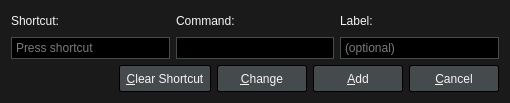
<?xml version="1.0" encoding="UTF-8"?>
<ui version="4.0">
 <class>KeyDialog</class>
 <widget class="QDialog" name="KeyDialog">
  <property name="geometry">
   <rect>
    <x>0</x>
    <y>0</y>
    <width>510</width>
    <height>103</height>
   </rect>
  </property>
  <property name="windowTitle">
   <string>Modify Shortcut Key</string>
  </property>
  <property name="styleSheet">
   <string notr="true">QWidget {
	font: 12px &quot;Noto Sans&quot;, &quot;FreeSans&quot;;
	background: #1A1A1A;
	color: whitesmoke;
}

/* QLineEdit */

QLineEdit {
	background: #000;
	border: 1px solid #454A4D;
	padding: 2px;
}
QLineEdit:focus {
	border: 1px solid #008098;
}

/* QPushButton */

QPushButton {
	background: #454A4D;
	border: 1px solid #000;
	border-radius: 2px;
	color: whitesmoke;
	min-width: 76px;
	min-height: 17px;
	padding: 4px 6px;
}
QPushButton:focus {
	border: 1px solid #008098;
	outline: none;
}
QPushButton:pressed {
	background: #2E3133;
}
QPushButton:disabled {
	background: transparent;
	border: 1px solid #454A4D;
	color: #6F6F6F;
}</string>
  </property>
  <layout class="QVBoxLayout" name="verticalLayout">
   <item>
    <layout class="QGridLayout" name="gridLayout">
     <item row="1" column="0">
      <widget class="QKeySequenceEdit" name="keySequenceEdit"/>
     </item>
     <item row="1" column="1">
      <widget class="QLineEdit" name="commandLineEdit">
       <property name="clearButtonEnabled">
        <bool>true</bool>
       </property>
      </widget>
     </item>
     <item row="1" column="2">
      <widget class="QLineEdit" name="labelLineEdit">
       <property name="placeholderText">
        <string>(optional)</string>
       </property>
       <property name="clearButtonEnabled">
        <bool>true</bool>
       </property>
      </widget>
     </item>
     <item row="0" column="0">
      <widget class="QLabel" name="label">
       <property name="text">
        <string>Shortcut:</string>
       </property>
      </widget>
     </item>
     <item row="0" column="1">
      <widget class="QLabel" name="label_2">
       <property name="text">
        <string>Command:</string>
       </property>
      </widget>
     </item>
     <item row="0" column="2">
      <widget class="QLabel" name="label_3">
       <property name="text">
        <string>Label:</string>
       </property>
      </widget>
     </item>
    </layout>
   </item>
   <item>
    <layout class="QHBoxLayout" name="horizontalLayout_2">
     <item>
      <spacer name="horizontalSpacer">
       <property name="orientation">
        <enum>Qt::Horizontal</enum>
       </property>
       <property name="sizeHint" stdset="0">
        <size>
         <width>40</width>
         <height>20</height>
        </size>
       </property>
      </spacer>
     </item>
     <item>
      <widget class="QPushButton" name="clearButton">
       <property name="text">
        <string>&amp;Clear Shortcut</string>
       </property>
      </widget>
     </item>
     <item>
      <widget class="QPushButton" name="changeButton">
       <property name="text">
        <string>&amp;Change</string>
       </property>
      </widget>
     </item>
     <item>
      <widget class="QPushButton" name="addButton">
       <property name="text">
        <string>&amp;Add</string>
       </property>
      </widget>
     </item>
     <item>
      <widget class="QPushButton" name="cancelButton">
       <property name="maximumSize">
        <size>
         <width>16777215</width>
         <height>16777215</height>
        </size>
       </property>
       <property name="text">
        <string>&amp;Cancel</string>
       </property>
      </widget>
     </item>
    </layout>
   </item>
  </layout>
 </widget>
 <tabstops>
  <tabstop>clearButton</tabstop>
  <tabstop>changeButton</tabstop>
  <tabstop>addButton</tabstop>
  <tabstop>cancelButton</tabstop>
 </tabstops>
 <resources/>
 <connections/>
</ui>
